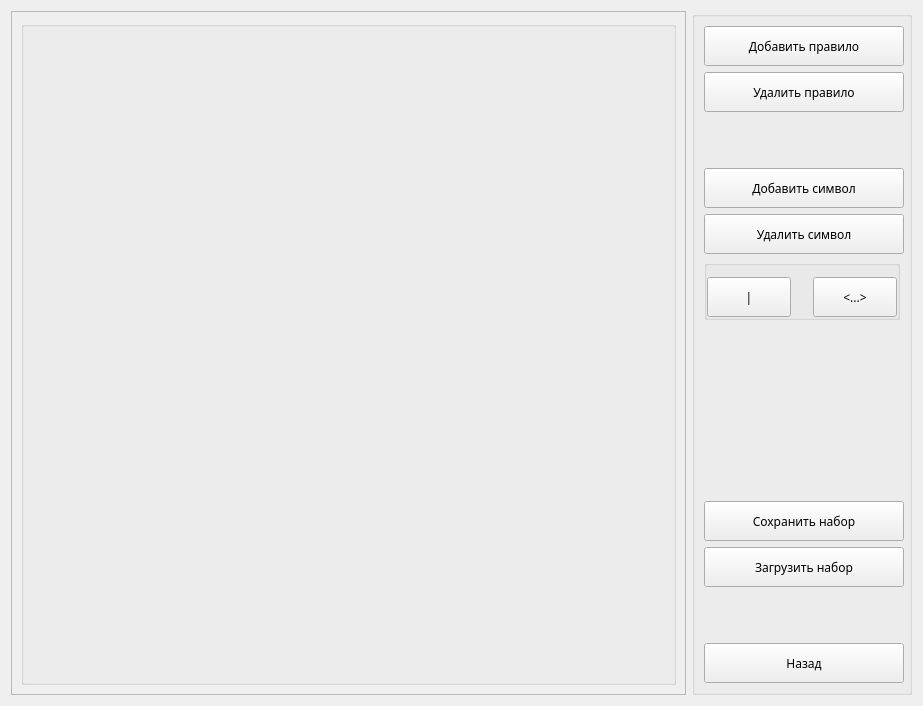
<?xml version="1.0" encoding="UTF-8"?>
<ui version="4.0">
 <class>EdWindow</class>
 <widget class="QWidget" name="EdWindow">
  <property name="geometry">
   <rect>
    <x>0</x>
    <y>0</y>
    <width>923</width>
    <height>706</height>
   </rect>
  </property>
  <property name="windowTitle">
   <string>Редактор правил</string>
  </property>
  <layout class="QHBoxLayout" name="horizontalLayout">
   <item>
    <widget class="QScrollArea" name="scrollArea">
     <property name="widgetResizable">
      <bool>true</bool>
     </property>
     <widget class="QWidget" name="scrollAreaWidgetContents_3">
      <property name="geometry">
       <rect>
        <x>0</x>
        <y>0</y>
        <width>672</width>
        <height>682</height>
       </rect>
      </property>
      <layout class="QVBoxLayout" name="verticalLayout_2">
       <item>
        <widget class="QGroupBox" name="groupBox_rules">
         <property name="title">
          <string/>
         </property>
        </widget>
       </item>
      </layout>
     </widget>
    </widget>
   </item>
   <item>
    <widget class="QGroupBox" name="groupBox_buttons">
     <property name="minimumSize">
      <size>
       <width>220</width>
       <height>0</height>
      </size>
     </property>
     <property name="maximumSize">
      <size>
       <width>150</width>
       <height>16777215</height>
      </size>
     </property>
     <property name="title">
      <string/>
     </property>
     <layout class="QVBoxLayout" name="verticalLayout">
      <item>
       <widget class="QPushButton" name="addRuleButton">
        <property name="minimumSize">
         <size>
          <width>200</width>
          <height>40</height>
         </size>
        </property>
        <property name="font">
         <font>
          <family>Century Gothic</family>
          <pointsize>9</pointsize>
         </font>
        </property>
        <property name="text">
         <string>Добавить правило</string>
        </property>
       </widget>
      </item>
      <item>
       <widget class="QPushButton" name="deleteRuleButton">
        <property name="minimumSize">
         <size>
          <width>200</width>
          <height>40</height>
         </size>
        </property>
        <property name="font">
         <font>
          <family>Century Gothic</family>
          <pointsize>9</pointsize>
         </font>
        </property>
        <property name="text">
         <string>Удалить правило</string>
        </property>
       </widget>
      </item>
      <item>
       <spacer name="verticalSpacer">
        <property name="orientation">
         <enum>Qt::Vertical</enum>
        </property>
        <property name="sizeHint" stdset="0">
         <size>
          <width>20</width>
          <height>40</height>
         </size>
        </property>
       </spacer>
      </item>
      <item>
       <widget class="QPushButton" name="addSymbButton">
        <property name="minimumSize">
         <size>
          <width>200</width>
          <height>40</height>
         </size>
        </property>
        <property name="maximumSize">
         <size>
          <width>150</width>
          <height>16777215</height>
         </size>
        </property>
        <property name="font">
         <font>
          <family>Century Gothic</family>
          <pointsize>9</pointsize>
         </font>
        </property>
        <property name="text">
         <string>Добавить символ</string>
        </property>
       </widget>
      </item>
      <item>
       <widget class="QPushButton" name="deleteSymbButton">
        <property name="minimumSize">
         <size>
          <width>200</width>
          <height>40</height>
         </size>
        </property>
        <property name="font">
         <font>
          <family>Century Gothic</family>
          <pointsize>9</pointsize>
         </font>
        </property>
        <property name="text">
         <string>Удалить символ</string>
        </property>
       </widget>
      </item>
      <item>
       <widget class="QGroupBox" name="groupBox_specialButtons">
        <property name="minimumSize">
         <size>
          <width>0</width>
          <height>12</height>
         </size>
        </property>
        <property name="title">
         <string/>
        </property>
        <property name="flat">
         <bool>true</bool>
        </property>
        <layout class="QVBoxLayout" name="verticalLayout_3">
         <property name="spacing">
          <number>5</number>
         </property>
         <property name="leftMargin">
          <number>0</number>
         </property>
         <property name="topMargin">
          <number>0</number>
         </property>
         <property name="rightMargin">
          <number>0</number>
         </property>
         <property name="bottomMargin">
          <number>0</number>
         </property>
         <item>
          <layout class="QHBoxLayout" name="horizontalLayout_3">
           <property name="spacing">
            <number>22</number>
           </property>
           <property name="leftMargin">
            <number>0</number>
           </property>
           <property name="topMargin">
            <number>11</number>
           </property>
           <property name="rightMargin">
            <number>0</number>
           </property>
           <item>
            <widget class="QPushButton" name="addSeparatorButton">
             <property name="sizePolicy">
              <sizepolicy hsizetype="Minimum" vsizetype="Minimum">
               <horstretch>0</horstretch>
               <verstretch>0</verstretch>
              </sizepolicy>
             </property>
             <property name="minimumSize">
              <size>
               <width>12</width>
               <height>40</height>
              </size>
             </property>
             <property name="font">
              <font>
               <family>Century Gothic</family>
               <pointsize>9</pointsize>
              </font>
             </property>
             <property name="styleSheet">
              <string notr="true"/>
             </property>
             <property name="text">
              <string>|</string>
             </property>
             <property name="flat">
              <bool>false</bool>
             </property>
            </widget>
           </item>
           <item>
            <widget class="QPushButton" name="addBracketsButton">
             <property name="sizePolicy">
              <sizepolicy hsizetype="Minimum" vsizetype="Minimum">
               <horstretch>0</horstretch>
               <verstretch>0</verstretch>
              </sizepolicy>
             </property>
             <property name="minimumSize">
              <size>
               <width>12</width>
               <height>40</height>
              </size>
             </property>
             <property name="font">
              <font>
               <family>Century Gothic</family>
               <pointsize>9</pointsize>
              </font>
             </property>
             <property name="styleSheet">
              <string notr="true"/>
             </property>
             <property name="text">
              <string>&lt;...&gt;</string>
             </property>
            </widget>
           </item>
          </layout>
         </item>
        </layout>
       </widget>
      </item>
      <item>
       <spacer name="verticalSpacer_2">
        <property name="orientation">
         <enum>Qt::Vertical</enum>
        </property>
        <property name="sizeHint" stdset="0">
         <size>
          <width>20</width>
          <height>40</height>
         </size>
        </property>
       </spacer>
      </item>
      <item>
       <widget class="QLabel" name="infoLabel">
        <property name="sizePolicy">
         <sizepolicy hsizetype="Preferred" vsizetype="Fixed">
          <horstretch>0</horstretch>
          <verstretch>0</verstretch>
         </sizepolicy>
        </property>
        <property name="minimumSize">
         <size>
          <width>0</width>
          <height>70</height>
         </size>
        </property>
        <property name="text">
         <string/>
        </property>
        <property name="wordWrap">
         <bool>true</bool>
        </property>
       </widget>
      </item>
      <item>
       <spacer name="verticalSpacer_3">
        <property name="orientation">
         <enum>Qt::Vertical</enum>
        </property>
        <property name="sizeHint" stdset="0">
         <size>
          <width>20</width>
          <height>40</height>
         </size>
        </property>
       </spacer>
      </item>
      <item>
       <widget class="QPushButton" name="saveButton">
        <property name="minimumSize">
         <size>
          <width>200</width>
          <height>40</height>
         </size>
        </property>
        <property name="font">
         <font>
          <family>Century Gothic</family>
          <pointsize>9</pointsize>
         </font>
        </property>
        <property name="text">
         <string>Сохранить набор</string>
        </property>
       </widget>
      </item>
      <item>
       <widget class="QPushButton" name="loadButton">
        <property name="minimumSize">
         <size>
          <width>200</width>
          <height>40</height>
         </size>
        </property>
        <property name="font">
         <font>
          <family>Century Gothic</family>
          <pointsize>9</pointsize>
         </font>
        </property>
        <property name="text">
         <string>Загрузить набор</string>
        </property>
       </widget>
      </item>
      <item>
       <spacer name="verticalSpacer_4">
        <property name="orientation">
         <enum>Qt::Vertical</enum>
        </property>
        <property name="sizeHint" stdset="0">
         <size>
          <width>20</width>
          <height>40</height>
         </size>
        </property>
       </spacer>
      </item>
      <item>
       <widget class="QPushButton" name="btnBack">
        <property name="minimumSize">
         <size>
          <width>200</width>
          <height>40</height>
         </size>
        </property>
        <property name="font">
         <font>
          <family>Century Gothic</family>
          <pointsize>9</pointsize>
         </font>
        </property>
        <property name="text">
         <string>Назад</string>
        </property>
       </widget>
      </item>
     </layout>
    </widget>
   </item>
  </layout>
 </widget>
 <resources/>
 <connections/>
</ui>
